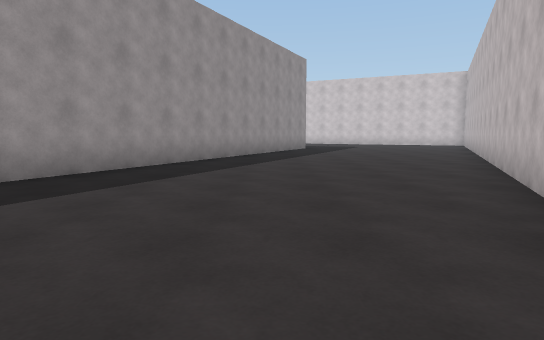
View 1 (above)

24 first-person views from a walk through a scene from a Unity 3-D project. The camera is 1.2 m above the floor, tilts 6° down and sees 75° across. The floor is counted in squares, 2 m on a side. Each view is taken from the middle of a square. On the plan, view 1 faces up. The plan holds only what a view shows up to about 10 squares ahead; the rest is blank. The place goes on beyond the plan. The player character is not drawn.

View 2
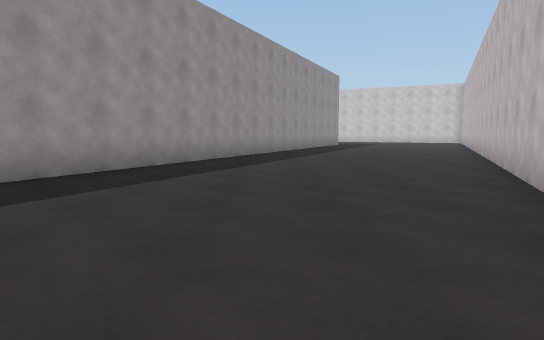

View 3
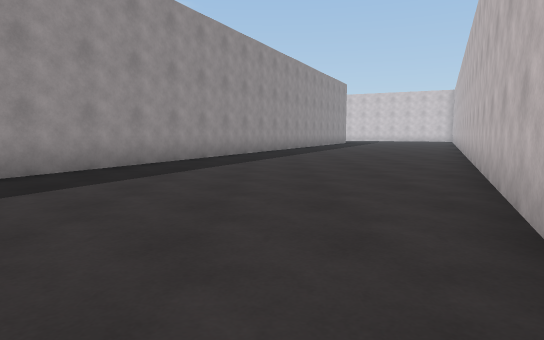

View 4
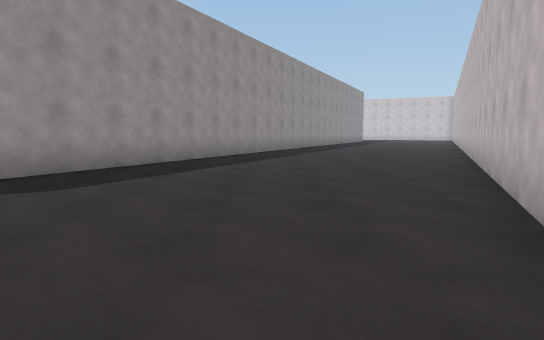

View 5
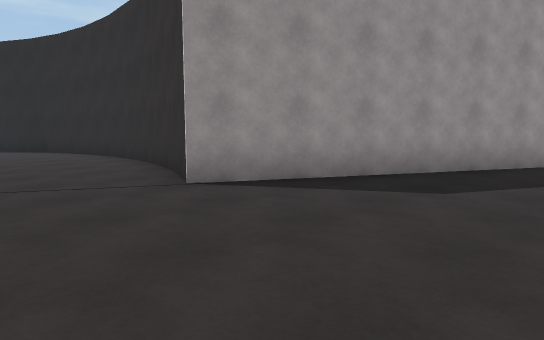

View 6
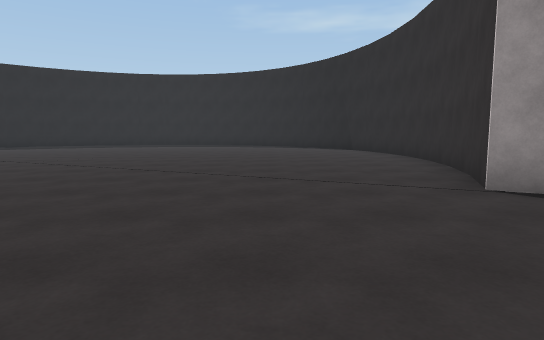

View 7
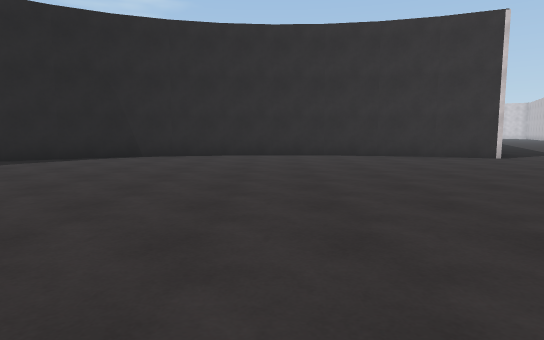

View 8
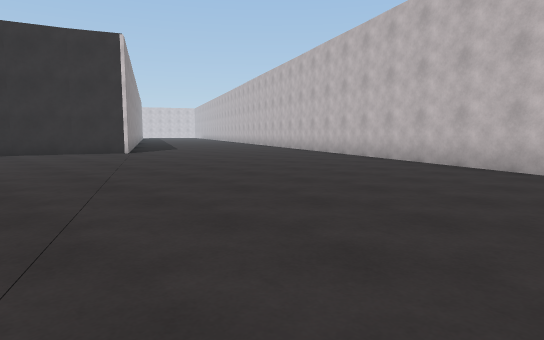

View 9
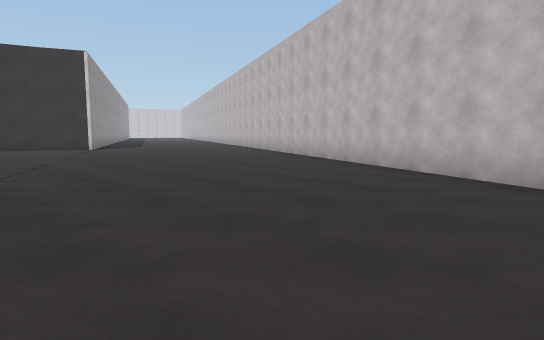

View 10
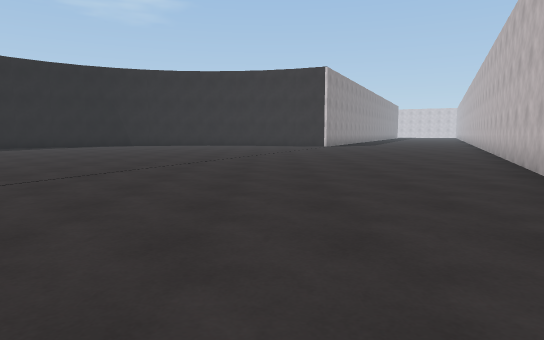

View 11
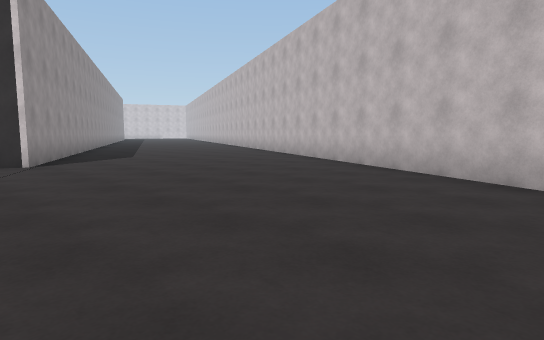

View 12
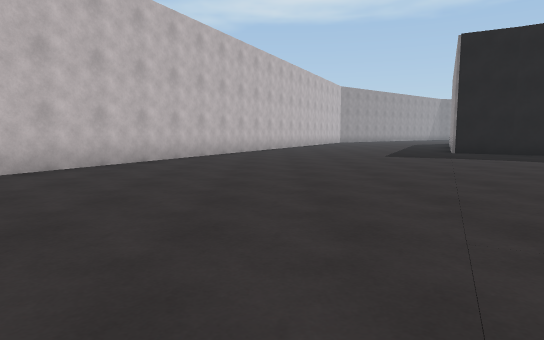

View 13
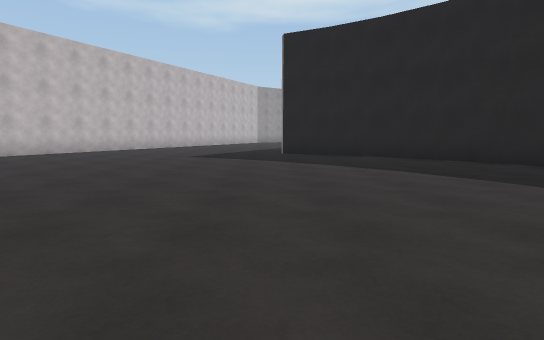

View 14
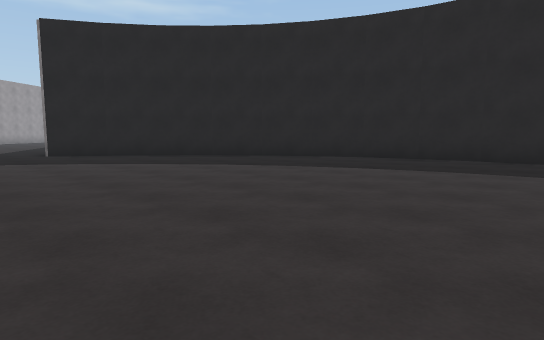

View 15
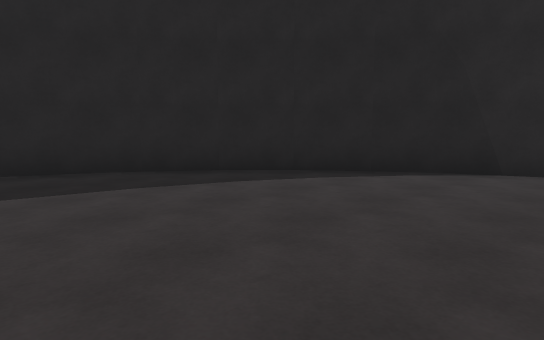

View 16
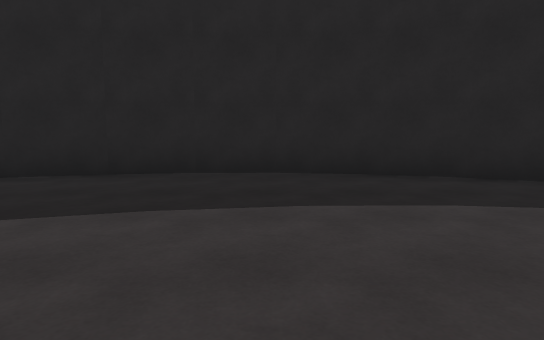

View 17
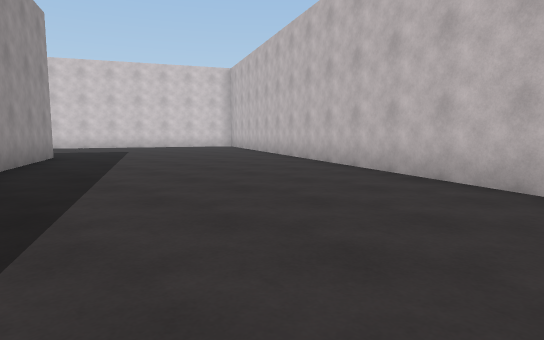

View 18
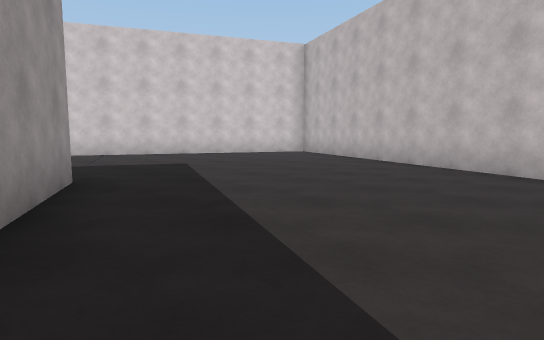

View 19
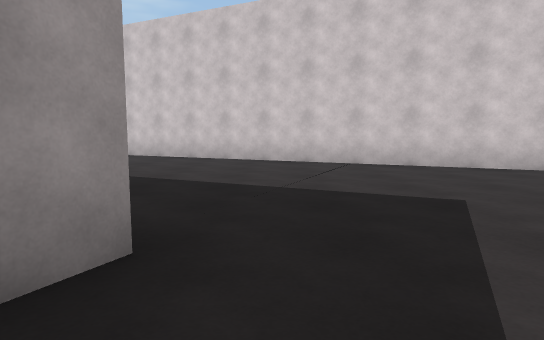

View 20
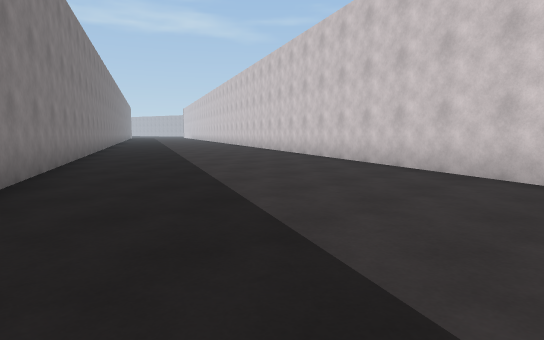

View 21
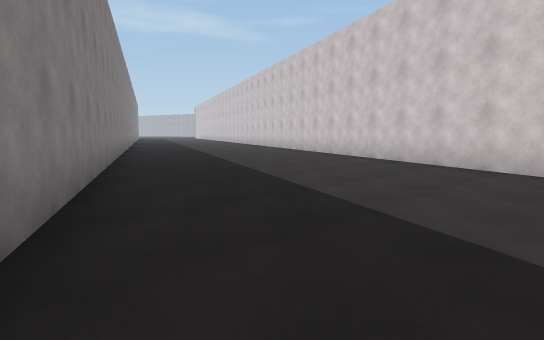

View 22
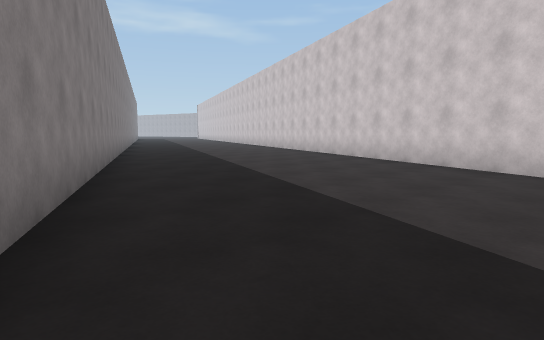

View 23
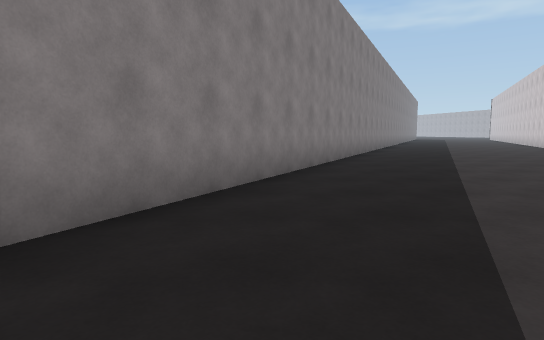

View 24
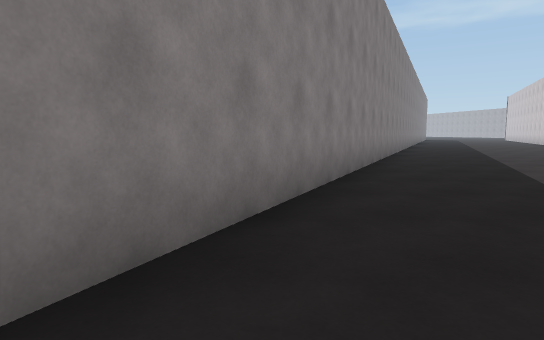

### Floor plan
Points are (right, up) in squares from view 1. A wall is a line through its corners. A room is listed if a view was taken in it or the views show most of it. See-through windows are left out.
Room 1 (views 1, 2, 3, 4, 5, 6, 7, 8, 9, 10, 11, 12, 13, 14, 15, 16, 17, 18, 19, 20, 21, 22, 23, 24)
walls: (-10.9, -8.2) (-12.3, -7.8); (-12.2, -7.8) (-13.6, -7.6) (-15, -7.6); (-14.9, -7.6) (-16.4, -7.7); (-16.2, -7.7) (-17.5, -8) (-18.8, -8.4); (-18.6, -8.3) (-19.8, -9); (-19.7, -8.9) (-20.8, -9.8); (-20.8, -9.7) (-21.7, -10.6); (1.3, 13.7) (-9.7, -8.8) (-11, -8.2); (-21.6, -10.5) (-22.4, -11.6); (-22.3, -11.4) (-22.9, -12.7); (-22.8, -12.5) (-23.2, -13.8); (-23.2, -13.7) (-23.3, -15); (-23.3, -14.9) (-23.3, -16.2); (-23.3, -16.1) (-23.1, -17.5); (-10.6, -24.1) (7.2, 13); (-23.1, -17.3) (-22.7, -18.6); (6.4, 17.6) (-8, 24.5); (-22.8, -18.5) (-22.2, -19.7) (-21.5, -20.9); (-21.5, -20.8) (-20.6, -22); (-20.7, -21.8) (-19.6, -22.8); (-19.7, -22.8) (-18.5, -23.7); (-18.5, -23.6) (-17.2, -24.4); (-17, 22.4) (-2.7, 15.6)

Where each view was taken, in squares from view 1:
view 1: 0 up, 0 right, facing up
view 2: 4 down, 2 left, facing up
view 3: 7 down, 3 left, facing up
view 4: 11 down, 5 left, facing up
view 5: 11 down, 6 left, facing up-left
view 6: 11 down, 6 left, facing left
view 7: 17 down, 15 left, facing up
view 8: 19 down, 14 left, facing up-right
view 9: 22 down, 14 left, facing up-right
view 10: 24 down, 12 left, facing up
view 11: 16 down, 11 left, facing up-right
view 12: 14 down, 12 left, facing down
view 13: 14 down, 17 left, facing down
view 14: 14 down, 15 left, facing down-left
view 15: 14 down, 17 left, facing up-left
view 16: 15 down, 18 left, facing left
view 17: 4 up, 1 left, facing up-right
view 18: 9 up, 0 right, facing up-right
view 19: 12 up, 2 right, facing up
view 20: 15 up, 2 right, facing up-left
view 21: 16 up, 2 left, facing up-left
view 22: 17 up, 4 left, facing up-left
view 23: 19 up, 5 left, facing left
view 24: 19 up, 7 left, facing left
